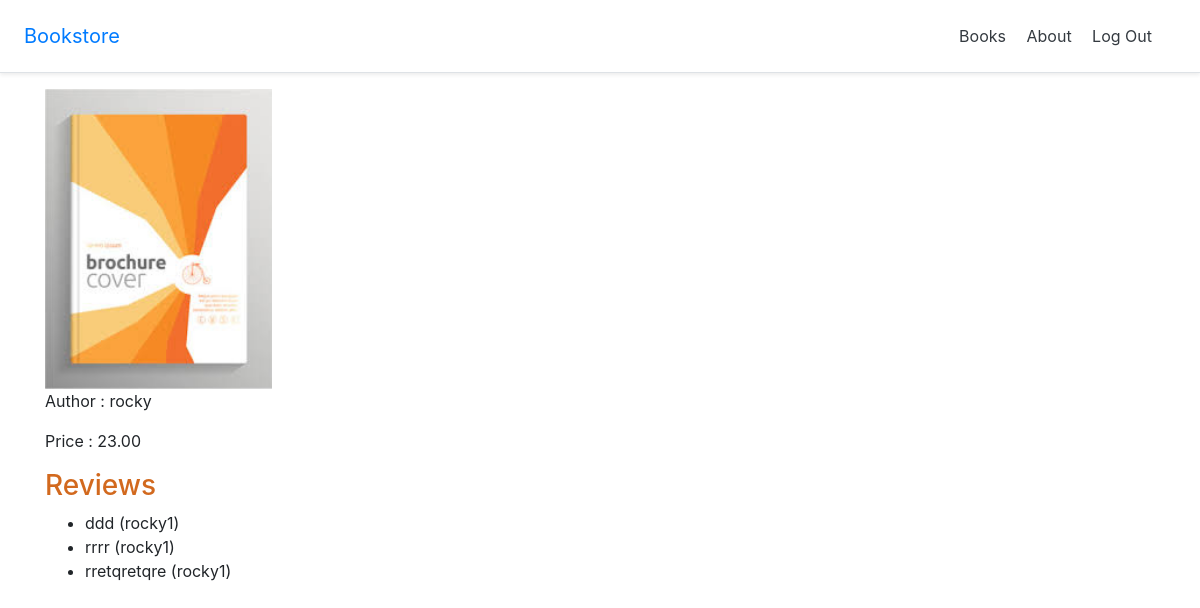
The app's page /books/9ee0a136-eb3d-4f5f-9aa0-0a496c17a257 (signed in) with its own data.
### books/models.py (models this page shows, shortened)
class Book(models.Model):
    id = models.UUIDField(
        primary_key = True,
        default = uuid.uuid4,
        editable = False)
    title = models.CharField(max_length=250)
    author = models.CharField(max_length=250)
    price = models.DecimalField(max_digits=6 , decimal_places=2)
    cover = models.ImageField(upload_to='covers/', blank=True)
    class Meta:
        permissions = [
            ('special_status' , 'can read all books' ) ,
        ]

class Review(models.Model):
    book = models.ForeignKey(
        Book ,
        on_delete = models.CASCADE ,
        related_name= 'reviews' ,
    )
    review = models.CharField(max_length = 255)
    author = models.ForeignKey(
        get_user_model(),
        on_delete = models.CASCADE
    )

### users/models.py (models this page shows)
class CustomUser(AbstractUser):
    pass

### books/views.py (the view)
# urls.py: path('<uuid:pk>', BookDetailView.as_view() , name= 'book_detail'),
class BookDetailView(LoginRequiredMixin ,
    PermissionRequiredMixin,
    DetailView):
    model = Book
    context_object_name = 'book'
    template_name = 'books/book_detail.html'
    login_url = 'account_login'
    permission_required = 'books.special_status'

### templates/books/book_detail.html (shortened to what this page needs)
{% extends '_base.html' %}
{% block content %}
    <div class="book_detail">
        {% if book.cover %}
        <img class="bookcover" src="{{ book.cover.url }}" alt="{{ book.title }}">
        {% endif %}
        <p>Author :  {{ book.author }}</p>
        <p>Price :  {{ book.price }}</p>
        <div>
    <h3>Reviews</h3>
    <ul>
        {% for review in book.reviews.all %}
        <li>{{ review.review }} ({{review.author}})</li>
        {% endfor %}
    </ul>
    </div>
    </div>
{% endblock content %}

### static/css/base.css (style rules this page uses)
.bookcover { height: 300px; width: auto; }
h3 { color: chocolate; }

### records on screen
Book: cover (picture), author "rocky", price "23.00"
Review: review "ddd", author "rocky1"
Review: review "rrrr", author "rocky1"
Review: review "rretqretqre", author "rocky1"
